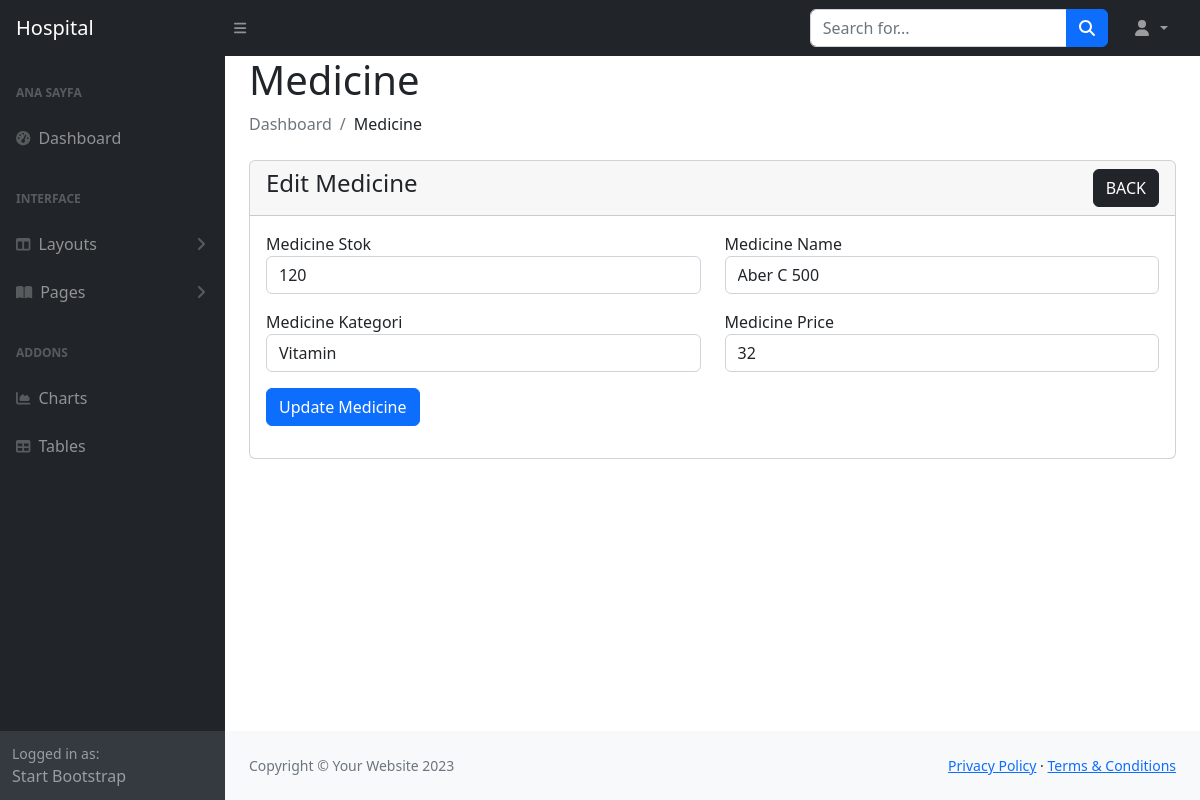
Page /Hospital_Managament_System/admin/medicine_edit.php?medicine_id=1 on the committed database.
### tables this page shows
CREATE TABLE `medicine` (
  `medicine_id` int(11) NOT NULL,
  `name` longtext NOT NULL,
  `medicine_category_id` int(11) NOT NULL,
  `price` longtext NOT NULL,
  `stok` int(10) NOT NULL
);

CREATE TABLE `medicine_category` (
  `medicine_category_id` int(11) NOT NULL,
  `name` longtext NOT NULL,
  `description` longtext NOT NULL
);

### Hospital_Managament_System/admin/medicine_edit.php (the view, shortened to what this page needs)
<?php
include("config/dbcon.php");
include("includes/header.php"); ?>
<div class="container-fluid px-4">
    <h1>Medicine</h1>
        <ol class="breadcrumb mb-4">
            <li class="breadcrumb-item active">Dashboard</li>
            <li class="breadcrumb-item">Medicine</li>
        </ol>
    <div class="row">
        <div class="col-md-12">
            <div class="card">
                <div class="card-header">
                    <h4>Edit Medicine
                        <a href="medicine.php" class="btn btn-dark float-end">BACK</a>
                    </h4>
                </div>
                <div class="card-body">
                    <?php
                    if (isset($_GET['medicine_id'])) {
                        $medicine_id= $_GET['medicine_id'];
                        $med = "SELECT * FROM medicine WHERE medicine_id='$medicine_id'";
                        $med_run = mysqli_query($con, $med);
                        if (mysqli_num_rows($med_run) > 0) {
                            foreach ($med_run as $medicine) {
                                ?>
                                <form action="code.php" method="POST">
                                    <div class="row">
                                        <div class="col-md-6 mb-3">
                                            <label for="">Medicine Stok</label>
                                            <input type="text" name="stok" value="<?= $medicine['stok'] ?>" class="form-control">
                                        </div>
                                        <div class="col-md-6 mb-3">
                                            <label for="">Medicine Name</label>
                                            <input type="text" name="name" value="<?= $medicine['name'] ?>" class="form-control">
                                        </div>
                                        <div class="col-md-6 mb-3">
                                            <label for="">Medicine Kategori</label>
                                            <select name="medicine_category" required class="form-control">
                                                <?php
                                                    $query = "SELECT * FROM medicine_category ORDER BY medicine_category_id" ;
                                                    $query_run = mysqli_query($con, $query);
                                                    if (mysqli_num_rows($query_run) > 0) {
                                                        foreach ($query_run as $row) {
                                                        ?>
                                                            <option value="<?= $row['medicine_category_id']?>" <?= $medicine['medicine_category_id'] == $row['medicine_category_id'] ? 'selected' : ''; ?>><?= $row['name'];?></option>
                                                            <?php
                                                        }
                                                    }?>
                                            </select>
                                        </div>
                                        <div class="col-md-6 mb-3">
                                            <label for="">Medicine Price</label>
                                            <input type="text" name="price" value="<?= $medicine['price'] ?>" class="form-control">
                                        </div>
                                        <div class="col-md-12 mb-3">
                                        <button type="button" class="btn btn-primary" id="modalButton" data-bs-toggle="modal" data-bs-target="#exampleModalCenterEdit">Update Medicine</button>
                                        </div>
                                    </div>
                                </form>
                                <?php
                            }
                        } else {
                            ?>
                            <h4>No Record Found</h4>
                            <?php
                        }
                    }
                    ?>
                </div>
            </div>
        </div>
    </div>
</div>
<?php
include("includes/footer.php");
include("includes/scripts.php");
?>

### rows in the picture
medicine: stok "120", name "Aber C 500", medicine_category "Vitamin", price "32"
